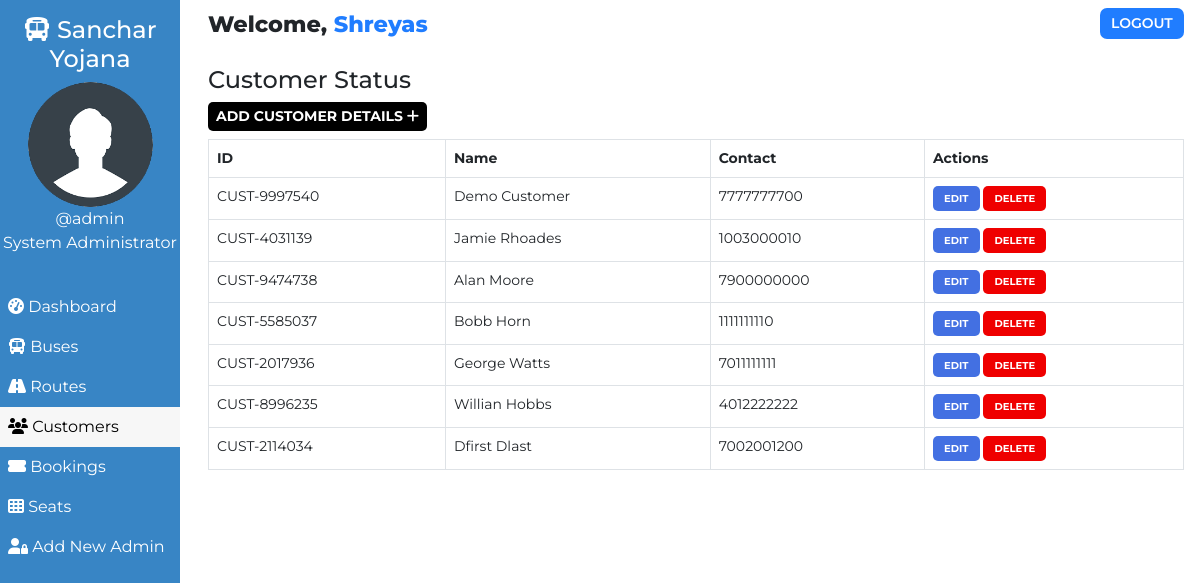
Page /admin/customer.php (signed in) on the committed database.
### tables this page shows
CREATE TABLE `users` (
  `user_id` int(11) NOT NULL,
  `user_fullname` varchar(100) NOT NULL,
  `user_name` varchar(30) NOT NULL,
  `user_password` varchar(255) NOT NULL,
  `user_created` datetime NOT NULL DEFAULT CURRENT_TIMESTAMP
);

CREATE TABLE `customers` (
  `id` int(100) NOT NULL,
  `customer_id` varchar(255) NOT NULL,
  `customer_name` varchar(30) NOT NULL,
  `customer_phone` varchar(10) NOT NULL,
  `customer_created` datetime NOT NULL DEFAULT CURRENT_TIMESTAMP
);

### admin/customer.php (the view, shortened to what this page needs)
<!DOCTYPE html>
<html lang="en">
<head>
    <link href="https://cdn.jsdelivr.net/npm/bootstrap@5.0.1/dist/css/bootstrap.min.css" rel="stylesheet">
    <?php
        $page="customer";
    ?>
</head>
<body>
    <?php require '../assets/partials/_admin-header.php';?>
        <?php
            $resultSql = "SELECT * FROM `customers` ORDER BY customer_created DESC";
            $resultSqlResult = mysqli_query($conn, $resultSql);
            if(!mysqli_num_rows($resultSqlResult)){ ?>
                <div class="container mt-4">
                    <div id="noCustomers" class="alert alert-dark " role="alert">
                        <h1 class="alert-heading">No Customers Found!!</h1>
                        <p class="fw-light">Be the first person to add one!</p>
                        <hr>
                        <div id="addCustomerAlert" class="alert alert-success" role="alert">
                                Click on <button id="add-button" class="button btn-sm"type="button"data-bs-toggle="modal" data-bs-target="#addModal">ADD <i class="fas fa-plus"></i></button> to add a customer!
                        </div>
                    </div>
                </div>
            <?php }
            else { ?>
            <section id="customer">
                <div id="head">
                    <h4>Customer Status</h4>
                </div>
                <div id="customer-results">
                    <div>
                        <button id="add-button" class="button btn-sm"type="button"data-bs-toggle="modal" data-bs-target="#addModal">Add Customer Details <i class="fas fa-plus"></i></button>
                    </div>
                    <table class="table table-hover table-bordered">
                        <thead>
                            <th>ID</th>
                            <th>Name</th>
                            <th>Contact</th>
                            <th>Actions</th>
                        </thead>
                        <?php
                            while($row = mysqli_fetch_assoc($resultSqlResult))
                            {
                                $id = $row["id"];
                                $customer_id = $row["customer_id"];
                                $customer_name = $row["customer_name"];
                                $customer_phone = $row["customer_phone"];
                        ?>
                        <tr>
                            <td>
                                <?php
                                    echo $customer_id;
                                ?>
                            </td>
                            <td>
                                <?php
                                    echo $customer_name;
                                ?>
                            </td>
                            <td>
                                <?php
                                    echo $customer_phone;
                                ?>
                            </td>
                            <td>
                            <button class="button edit-button " data-link="<?php echo $_SERVER['REQUEST_URI']; ?>" data-id="<?php
                                                echo $customer_id;?>" data-name="<?php
                                                echo $customer_name;?>" data-phone="<?php
                                                echo $customer_phone;?>"
                                                >Edit</button>
                                            <button class="button delete-button" data-bs-toggle="modal" data-bs-target="#deleteModal" data-id="<?php
                                                echo $id;?>">Delete</button>
                            </td>
                        </tr>
                    <?php
                        }
                    ?>
                    </table>
                </div>
            </section>
            <?php } ?>
        </div>
    </main>
</body>
</html>

### assets/partials/_admin-header.php (shortened to what this page needs)
<?php
    $conn = db_connect();
    $user_id = $_SESSION['user_id'];
    $sql = "SELECT * FROM users WHERE user_id = $user_id";
    $result = mysqli_query($conn, $sql);
    if($row = mysqli_fetch_assoc($result))
    {
        $user_fullname = $row["user_fullname"];
        $user_name = $row["user_name"];
    }
?>
    <main id="container">
        <div id="sidebar">
            <h4><i class="fas fa-bus"></i> Sanchar Yojana</h4>
            <div>
                <img class="adminDp" src="../assets/img/userav-min.png" height="125px" alt="Admin Profile Pic">
                <p>
                    <?php  echo '@'.$user_name;  ?>
                </p>
                <p>System Administrator</p>
            </div>
            <ul id="options">
                <li class="option <?php if($page=='dashboard'){ echo 'active';}?>">
                    <a href="./dashboard.php">
                    <i class="fas fa-tachometer-alt"></i> Dashboard
                    </a>
                </li>
                <li class="option <?php if($page=='bus'){ echo 'active';}?>">
                    <a href="./bus.php">
                    <i class="fas fa-bus"></i> Buses
                    </a>
                </li>
                <li class="option <?php if($page=='route'){ echo 'active';}?>">
                    <a href="./route.php">
                    <i class="fas fa-road"></i> Routes
                    </a>
                </li>
                <li class="option <?php if($page=='customer'){ echo 'active';}?>">
                    <a href="./customer.php">
                    <i class="fas fa-users"></i> Customers
                    </a>
                </li>
                <li class="option <?php if($page=='booking'){ echo 'active';}?>">
                    <a href="./booking.php">
                    <i class="fas fa-ticket-alt"></i> Bookings
                    </a>
                </li>
                <li class="option <?php if($page=='seat'){ echo 'active';}?>">
                    <a href="./seat.php">
                    <i class="fas fa-th"></i> Seats
                    </a>
                </li>
                <li class="option <?php if($page=='signup'){ echo 'active';}?>">
                    <a href="./signup.php">
                    <i class="fas fa-user-lock"></i> Add New Admin
                    </a>
                </li>
            </ul>
        </div>
        <div id="main-content">
            <section id="welcome">
                <ul>
                    <li class="welcome-item">Welcome,
                        <span id="USER">
                            <?php
                                echo $user_fullname;
                            ?>
                        </span>
                    </li>
                    <li class="welcome-item">
                        <button id="logout" class="btn-sm">
                            <a href="../assets/partials/_logout.php">LOGOUT</a>
                        </button>
                    </li>
                </ul>
            </section>

### assets/styles/admin.php (style rules this page uses)
body { margin: 0; box-sizing: border-box; font-family: 'Montserrat', sans-serif; background-color: white; }
html { scroll-behavior: smooth; }
*, *::after, *::before { box-sizing: inherit; }
#USER { color: #207DFF; }
.adminDp { border-radius: 50%; }
#welcome { background-color: white; }
#welcome ul { display: flex; justify-content: space-between; list-style-type: none; padding: 0; margin: 0; }
#welcome li { margin: 0 1rem; padding: 0.5rem 0; }
#welcome li:first-child { font-weight: 800; font-size: 1.4rem; }
#logout { padding: 0.3rem 0.7rem; background-color: #207DFF; font-weight: 600; outline: none; border: none; border-radius: 7px; }
#logout a { color: white; text-decoration: none; }
@media only screen and (min-width:1000px) { #sidebar { text-align: center; background-color: #3885c5; color: white; width: 15%; position: fixed; top: 0%; padding-top: 1rem; z-index: 2; height: 100vh; } }
@media only screen and (min-width:1000px) { #sidebar p { margin: 0; } }
@media only screen and (min-width:1000px) { #sidebar ul { margin-top: 2rem; } }
@media only screen and (min-width:1000px) { #options { list-style-type: none; text-align: left; padding-left: 0; } }
@media only screen and (min-width:1000px) { .option a { display: block; padding: 0.5rem; text-decoration: none; color: inherit; } }
@media only screen and (min-width:1000px) { .active { background-color:#f7f7f7; color:black; } }
@media only screen and (min-width:1000px) { #main-content { margin-left: 16%; } }

### assets/styles/admin-options.php (style rules this page uses)
* { font-family: Montserrat; }
#booking #head, #customer #head, #route #head, #seat #head, #bus #head { padding-top: 1rem; }
#booking, #customer, #route, #bus, #seat { padding: 0 1rem; }
#booking-results > div, #customer-results > div, #route-results > div, #bus-results > div { margin-bottom: 0.5rem; }
#booking-results button, #customer-results button, #route button, #bus-results button { border-radius: 5px; }
.button { border: none; font-weight: bold; text-transform: uppercase; }
#add-button { background-color: black; color: white; }
table { font-size: 14px; }
#bus .edit-button, #bus .delete-button, #route .edit-button, #route .delete-button, #customer .edit-button, #customer .delete-button { padding: 0.3rem 0.7rem; }
table th,td { padding-left: 0.3rem; }
table button { color: white; }
.edit-button { background-color: #4370E2; }
.delete-button { background-color: #EF0000; }
.edit-button, .delete-button { font-size: 10px }

### rows in the picture
users: user_name "admin", user_fullname "Shreyas"
customers: customer "CUST-9997540", customer_name "Demo Customer", customer_phone "7777777700"
customers: customer "CUST-4031139", customer_name "Jamie Rhoades", customer_phone "1003000010"
customers: customer "CUST-9474738", customer_name "Alan Moore", customer_phone "7900000000"
customers: customer "CUST-5585037", customer_name "Bobb Horn", customer_phone "1111111110"
customers: customer "CUST-2017936", customer_name "George Watts", customer_phone "7011111111"
customers: customer "CUST-8996235", customer_name "Willian Hobbs", customer_phone "4012222222"
customers: customer "CUST-2114034", customer_name "Dfirst Dlast", customer_phone "7002001200"
